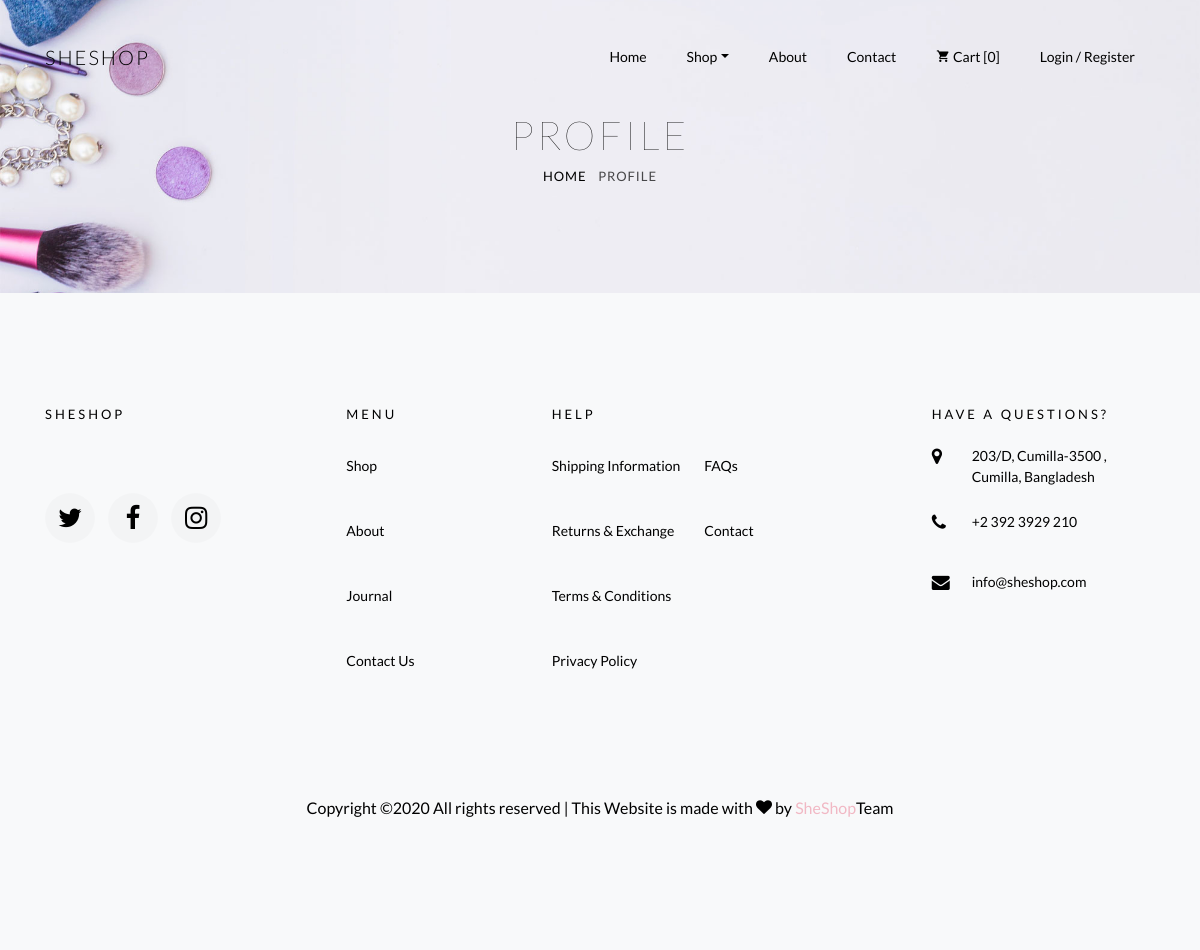
Before: /profile/ with the older database file.
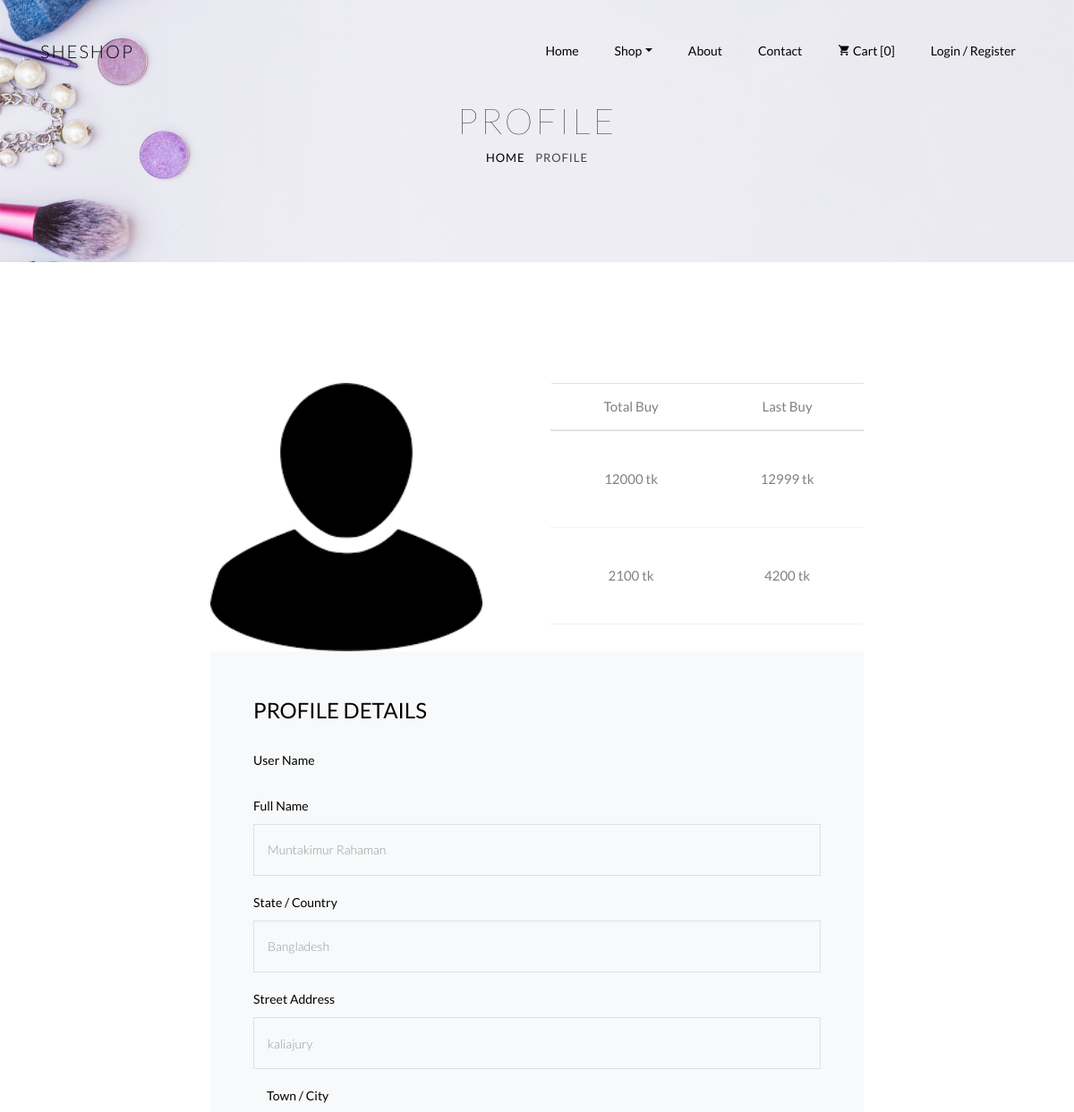
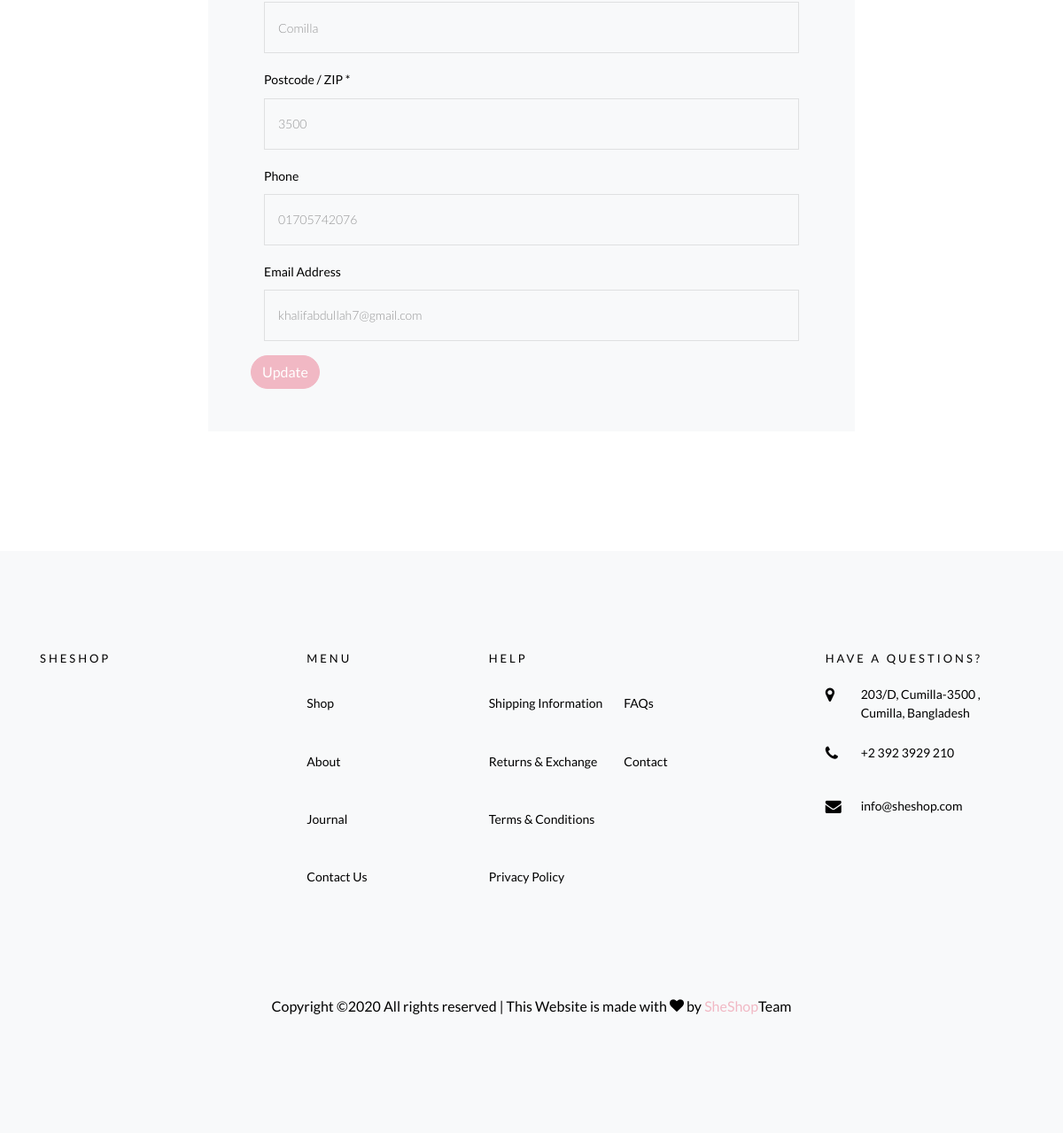
After: the same page with the newer database file (2 pictures, top to bottom).
### accounts/models.py (models this page shows)
class Profile(models.Model):
    user        = models.OneToOneField(User, on_delete=models.CASCADE, related_name='user')
    full_name   = models.CharField(default="", max_length=50)
    image       = models.ImageField(upload_to='profile/%Y/%m/%d/', default='/static/images/profile.png')
    address     = models.TextField(default="")
    country     = models.CharField(default="",max_length=50)
    city        = models.CharField(default="",max_length=50)
    phone       = models.CharField(default="",max_length=15)
    zipcode     = models.CharField(default="",max_length=10)
    nationality = models.CharField( default="",max_length=50)
    email       = models.EmailField(default="", max_length=254)

### accounts/views.py (the view)
# urls.py: path('profile/', views.profile_view, name='profile')
def profile_view(request):
    profile = Profile.objects.all()
    mycontext = {
        'profile': profile,
    }
    return render(request, "accounts/profile.html", mycontext)

### templates/accounts/profile.html (shortened to what this page needs)
{% load static %}
{% include 'Headsfoots/header.html' %}
		<div class="hero-wrap hero-bread" style="background-image: url('{% static 'images/bg_6.jpg' %}');">
      <div class="container">
        <div class="row no-gutters slider-text align-items-center justify-content-center">
          <div class="col-md-9 ftco-animate text-center">
            <h1 class="mb-0 bread">Profile</h1>
            <p class="breadcrumbs"><span class="mr-2"><a href="{% url 'profile' %}">Home</a></span> <span>Profile</span></p>
          </div>
        </div>
      </div>
    </div>
		{% for x in profile %}
		<section class="ftco-section">
      <div class="container">
        <div class="row justify-content-center">
          <div class="col-xl-8 ftco-animate">
          <div class="row">
          <div class="col-md-6">
          <img src="{{x.image}}" height=300 weight=300>
          </div>
          <div class="col-md-6">
          <table class="table">
    <thead>
      <tr>
        <th>Total Buy</th>
        <th>Last Buy</th>
      </tr>
    </thead>
    <tbody>
      <tr>
        <td>12000 tk</td>
        <td>12999 tk</td>
      </tr>
      <tr>
        <td>2100 tk</td>
        <td>4200 tk</td>
      </tr>
    </tbody>
  </table>
          </div>
          </div>
		<form action="{% url 'profile' %}" method="post" class="billing-form bg-light p-3 p-md-5">
							<h3 class="mb-4 billing-heading">Profile Details</h3>
	          	<div class="row align-items-end">
	          		<div class="col-md-12">
	                <div class="form-group">
						<label for="firstname">User Name</label>
	                </div>
	              </div>
                  <div class="col-md-12">
	                <div class="form-group">
	                	<label for="firstname">Full Name</label>
	                  <input name="fullname" type="text" class="form-control" value="{{x.full_name}}">
	                </div>
	              </div>
		            <div class="col-md-12">
		            	<div class="form-group">
		            		<label name="country" for="country">State / Country</label>
		                  <input type="text" class="form-control" value="{{x.country}}">
		            	</div>
		            </div>
		            <div class="col-md-12">
		            	<div class="form-group">
	                	<label for="streetaddress">Street Address</label>
	                  <input name="address" type="text" class="form-control" value="{{x.address}}">
	                </div>
		            </div>
		            </div>
		            <div class="col-md-12">
		            	<div class="form-group">
	                	<label for="towncity">Town / City</label>
	                  <input name="city" type="text" class="form-control" value="{{x.city}}">
	                </div>
		            </div>
		            <div class="col-md-12">
		            	<div class="form-group">
		            		<label for="postcodezip">Postcode / ZIP *</label>
	                  <input name="zipcode" type="text" class="form-control" value="{{x.zipcode}}">
	                </div>
		            </div>
		            <div class="col-md-12">
	                <div class="form-group">
	                	<label for="phone">Phone</label>
	                  <input name="phone" type="tel" class="form-control" value="{{x.phone}}">
	                </div>
	              </div>
	              <div class="col-md-12">
	                <div class="form-group">
	                	<label for="emailaddress">Email Address</label>
	                  <input name="email" type="email" class="form-control" value="{{x.email}}">
	                </div>
                </div>
                <input type="submit" class="btn btn-primary fadeIn fourth" value="Update ">
                </div>
	            </div>
	          	</div>
    </section>
{% endfor %}
{% include 'Headsfoots/footer.html' %}

### templates/Headsfoots/header.html (shortened to what this page needs)
{% load static %}
<!DOCTYPE html>
<html lang="en">
  <head>
      {% block Head %}
    <link rel="stylesheet" href="{% static 'css/open-iconic-bootstrap.min.css' %}" >
    <link rel="stylesheet" href="{% static 'css/animate.css' %}">
    <link rel="stylesheet" href="{% static 'css/owl.carousel.min.css' %}">
    <link rel="stylesheet" href="{% static 'css/owl.theme.default.min.css' %}">
    <link rel="stylesheet" href="{% static 'css/magnific-popup.css' %}">
    <link rel="stylesheet" href="{% static 'css/aos.css' %}">
    <link rel="stylesheet" href="{% static 'css/ionicons.min.css' %}">
    <link rel="stylesheet" href="{% static 'css/bootstrap-datepicker.css' %}">
    <link rel="stylesheet" href="{% static 'css/jquery.timepicker.css' %}">
    <link rel="stylesheet" href="{% static 'css/flaticon.css' %}">
    <link rel="stylesheet" href="{% static 'css/icomoon.css' %}">
    <link rel="stylesheet" href="{% static 'css/style.css' %}">
    {% endblock %}
  </head>
  <body>
    <nav class="navbar navbar-expand-lg navbar-dark ftco_navbar bg-dark ftco-navbar-light" id="ftco-navbar">
	    <div class="container">
	      <a class="navbar-brand" href="{% url 'index' %}">SheShop</a>
	      <div class="collapse navbar-collapse" id="ftco-nav">
	        <ul class="navbar-nav ml-auto">
	          <li class="nav-item active"><a href="{% url 'index' %}" class="nav-link">Home</a></li>
	          <li class="nav-item dropdown">
              <a class="nav-link dropdown-toggle" href="#" id="dropdown04" data-toggle="dropdown" aria-haspopup="true" aria-expanded="false">Shop</a>
            </li>
	          <li class="nav-item"><a href="{% url 'about' %}" class="nav-link">About</a></li>
	          <li class="nav-item"><a href="{% url 'contact' %}" class="nav-link">Contact</a></li>
	          <li class="nav-item cta"><a href="/" class="nav-link" data-toggle="modal" data-target="#cart">
                  <span class="icon-shopping_cart"></span> Cart [<span class="total-count"></span>]</a>
              </li>
                {% if user.is_authenticated %}
                <li class="nav-item dropdown">
                    <a class="nav-link dropdown-toggle" href="{% url 'profile' %}" id="dropdown04" data-toggle="dropdown" aria-haspopup="true" aria-expanded="false">{{ user.get_username }}</a>
                <div class="dropdown-menu" aria-labelledby="dropdown04">
                <a class="dropdown-item" href="{% url 'profile' %}">profile</a>
              	<a class="dropdown-item" href="{% url 'logout' %}">Logout</a>
              </div>
                </li>
                {% else %}
                    <li class="nav-item"><a href="{% url 'login' %}" class="nav-link">Login / Register</a></li>
                {% endif %}
	        </ul>
	      </div>
	    </div>
    </nav>

### templates/Headsfoots/footer.html (shortened to what this page needs)
{% load static %}
    <footer class="ftco-footer bg-light ftco-section">
      <div class="container">
        <div class="row mb-5">
          <div class="col-md">
            <div class="ftco-footer-widget mb-4">
              <h2 class="ftco-heading-2">SheShop</h2>
              <ul class="ftco-footer-social list-unstyled float-md-left float-lft mt-5">
                <li class="ftco-animate"><a href="#"><span class="icon-twitter"></span></a></li>
                <li class="ftco-animate"><a href="#"><span class="icon-facebook"></span></a></li>
                <li class="ftco-animate"><a href="#"><span class="icon-instagram"></span></a></li>
              </ul>
            </div>
          </div>
          <div class="col-md">
            <div class="ftco-footer-widget mb-4 ml-md-5">
              <h2 class="ftco-heading-2">Menu</h2>
              <ul class="list-unstyled">
                <li><a href="{% url 'shop' %}" class="py-2 d-block">Shop</a></li>
                <li><a href="{% url 'about' %}" class="py-2 d-block">About</a></li>
                <li><a href="{% url 'index' %}" class="py-2 d-block">Journal</a></li>
                <li><a href="{% url 'contact' %}" class="py-2 d-block">Contact Us</a></li>
              </ul>
            </div>
          </div>
          <div class="col-md-4">
             <div class="ftco-footer-widget mb-4">
              <h2 class="ftco-heading-2">Help</h2>
              <div class="d-flex">
	              <ul class="list-unstyled mr-l-5 pr-l-3 mr-4">
	                <li><a href="#section-faq" class="py-2 d-block">Shipping Information</a></li>
	                <li><a href="#section-faq" class="py-2 d-block">Returns &amp; Exchange</a></li>
	                <li><a href="#section-faq" class="py-2 d-block">Terms &amp; Conditions</a></li>
	                <li><a href="#section-faq" class="py-2 d-block">Privacy Policy</a></li>
	              </ul>
	              <ul class="list-unstyled">
	                <li><a href="#" class="py-2 d-block">FAQs</a></li>
	                <li><a href="{% url 'contact' %}" class="py-2 d-block">Contact</a></li>
	              </ul>
	            </div>
            </div>
          </div>
          <div class="col-md">
            <div class="ftco-footer-widget mb-4">
            	<h2 class="ftco-heading-2">Have a Questions?</h2>
            	<div class="block-23 mb-3">
	              <ul>
	                <li><span class="icon icon-map-marker"></span><span class="text">203/D, Cumilla-3500 , Cumilla, Bangladesh</span></li>
	                <li><a href="#"><span class="icon icon-phone"></span><span class="text">+2 392 3929 210</span></a></li>
	                <li><a href="#"><span class="icon icon-envelope"></span><span class="text">info@sheshop.com</span></a></li>
	              </ul>
	            </div>
            </div>
          </div>
        </div>
        <div class="row">
          <div class="col-md-12 text-center">
            <p>
						  Copyright &copy;<script>document.write(new Date().getFullYear());</script> All rights reserved | This Website is made with <i class="icon-heart color-danger" aria-hidden="true"></i> by <a href="#" target="_blank">SheShop</a>Team
						</p>
          </div>
        </div>
      </div>
    </footer>
  </body>
</html>

### static/css/icomoon.css (style rules this page uses)
[class^="icon-"], [class*=" icon-"] { font-family: 'icomoon' !important; speak: none; font-style: normal; font-weight: normal; font-variant: normal; text-transform: none; line-height: 1; -webkit-font-smoothing: antialiased; -moz-osx-font-smoothing: grayscale; }
.icon-heart:before { content: "\f004"; }
.icon-map-marker:before { content: "\f041"; }
.icon-phone:before { content: "\f095"; }
.icon-envelope:before { content: "\f0e0"; }
.icon-shopping_cart:before { content: "\e8cc"; }

Changed rows visible on the page:
added Profile: image (placeholder picture), fullname "Muntakimur Rahaman", country "Bangladesh", address "kaliajury", city "Comilla", zipcode "3500", phone "01705742076", email "khalifabdullah7@gmail.com"
